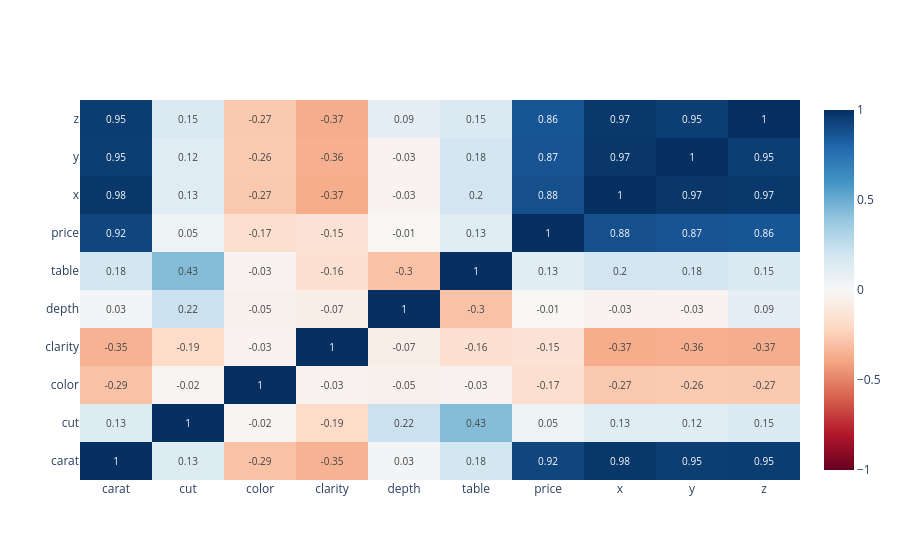

The cell this chart's notebook holds for it:
### Code cell
correlations = df.corr()

fig = go.Figure(go.Heatmap(z=correlations.values, x=correlations.columns, y=correlations.columns, text=np.round(correlations.values, 2),texttemplate='%{text}',
    textfont={"size": 10},colorscale='RdBu',zmid=0,))
fig.show()
